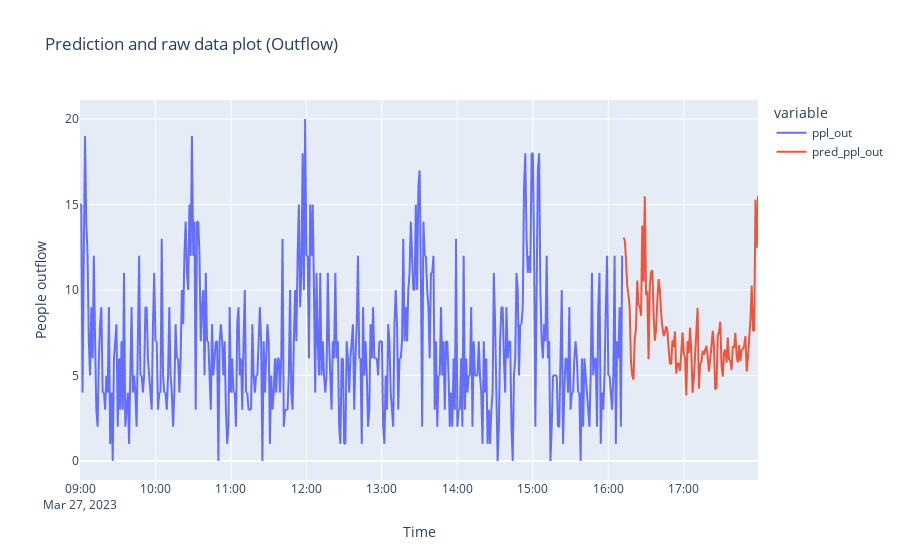

Notebook source saved alongside this figure:
### Code cell
fig = px.line(df_summary[["ppl_out", "pred_ppl_out"]], title="Prediction and raw data plot (Outflow)")
fig.update_xaxes(title="Time")
fig.update_yaxes(title="People outflow")

### Figure 1 — Plotly figure (JSON) as saved in the notebook; plotly's stock layout.template omitted (floating-point values rounded to 4 significant figures; data arrays with more than 128 entries replaced by an {"elided": "..."} marker saying what was removed)
{"data": [{"hovertemplate": "variable=ppl_out<br>datetime=%{x}<br>value=%{y}<extra></extra>", "legendgroup": "ppl_out", "line": {"color": "#636efa", "dash": "solid"}, "marker": {"symbol": "circle"}, "mode": "lines", "name": "ppl_out", "showlegend": true, "type": "scattergl", "x": {"elided": "540 str values"}, "xaxis": "x", "y": {"elided": "540 int values"}, "yaxis": "y"}, {"hovertemplate": "variable=pred_ppl_out<br>datetime=%{x}<br>value=%{y}<extra></extra>", "legendgroup": "pred_ppl_out", "line": {"color": "#EF553B", "dash": "solid"}, "marker": {"symbol": "circle"}, "mode": "lines", "name": "pred_ppl_out", "showlegend": true, "type": "scattergl", "x": {"elided": "540 str values"}, "xaxis": "x", "y": {"elided": "540 float values"}, "yaxis": "y"}], "layout": {"legend": {"title": {"text": "variable"}, "tracegroupgap": 0}, "title": {"text": "Prediction and raw data plot (Outflow)"}, "xaxis": {"anchor": "y", "domain": [0, 1], "title": {"text": "Time"}}, "yaxis": {"anchor": "x", "domain": [0, 1], "title": {"text": "People outflow"}}}}
